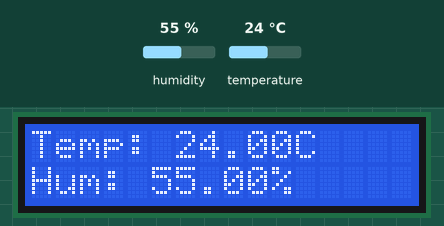
This sketch was run on a simulated ESP32. On the bench: 16×2 character LCD. The test bench sets the inputs (shaded band); at power-on: humidity 55 %, temperature 24 °C. WiFi joins after 1.5 s; servers stay silent unless stated; not simulated (calls return 0 or success): secret.h; what the sketch prints to the serial monitor is not drawn.

Above: at 4.3 s.
4.4 s: humidity set to 22 %
At 6.2 s:
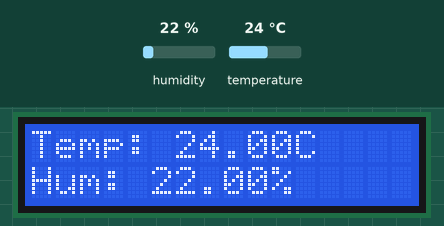
7.4 s: temperature set to 12 °C
At 8.4 s:
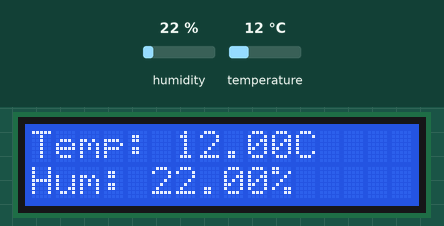
10.4 s: humidity set to 40 %
At 13.0 s:
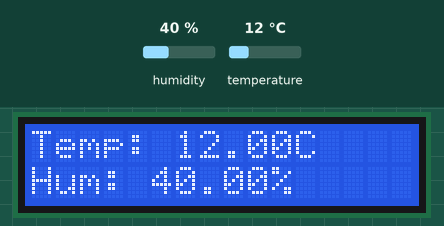
13.4 s: temperature set to 19 °C
At 15.3 s:
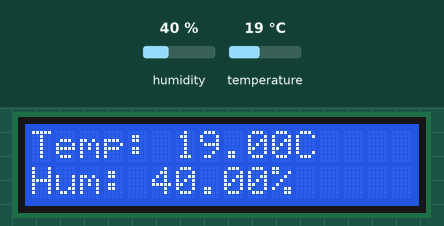
Timing chart, 0 to 16.8 s (numbered marks = the images above; inputs shaded):
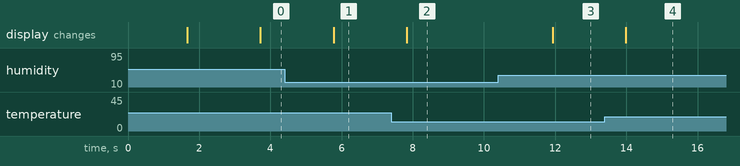

The sketch:

DHT11.ino
```cpp
#include "DHT.h"
#include "WiFi.h"
#include "WebServer.h"
#include "secret.h"
#include <Wire.h>
#include <LiquidCrystal_I2C.h>


#define DHTPIN 4
#define DHTTYPE DHT11


// Set the LCD address to 0x27 ( found after running a ___ test ) for a 16 chars and 2 line display
LiquidCrystal_I2C lcd(0x27, 16, 2);

const char* ssid = WIFI_SSID;
const char* password = PASSWORD;


DHT dht(DHTPIN, DHTTYPE);
//listening from port 80
WebServer server(80);

/*
I will use an unsigned bit range since later
on in the code when adding the millis()
function the number it returns only goes
up. Therefore if we were to add a signed
bit then the range would be only from -2.1
billion to +2.1 billion meaning after around
24 days of runtime the comparision logic
would break. So by adding a unsigned bit, the
value is never negative, so our range would
be from 0 to about 4.29 billion; therefore
getting us 49 days of runtime before the
comparasion logic breaks.
*/

unsigned long lastreading = 0;


void setup() {
  // put your setup code here, to run once:
Serial.begin(115200);
WiFi.begin(ssid, password);

Serial.print("Connecting to wifi");

while(WiFi.status() != WL_CONNECTED){
  Serial.print(". ");
  delay(200);
}

Serial.println();
Serial.print("Wifi Connected to: ");
Serial.println(WiFi.localIP());
Serial.println();


Serial.println("Testing DHT Board");
Serial.println();
dht.begin();

Wire.begin(21,22);

// initialize the LCD and printing to test the lcd
	lcd.init();
  lcd.backlight();

}

void loop() {
  delay(2000);

  float getHumidityNum = dht.readHumidity();
  float getTempNum = dht.readTemperature();
  if(isnan(getHumidityNum) || isnan(getTempNum)){
    Serial.println("Failed, please check your connections");
  }
  else{
    Serial.print("Temp is ");
    Serial.print(getTempNum);
    lcd.setCursor(0,0);
    lcd.print("Temp: ");
    lcd.print(getTempNum);
    lcd.print("C   ");  // reason for spaces is so they overwrite any leftover digits

    lcd.setCursor(0, 1);
    lcd.print("Hum: ");
    lcd.print(getHumidityNum);
    lcd.print("%     ");

    Serial.print(" | Humidity is ");
    Serial.println(getHumidityNum);
  }
  // put your main code here, to run repeatedly:

}
```

Measured:
- after the input at 4.4 s, the display: changes after 1.4 s (image 1)
- after the input at 7.4 s, the display: changes after 0.43 s (image 2)
- after the input at 10.4 s, the display: changes after 1.5 s (image 3)
- after the input at 13.4 s, the display: changes after 0.59 s (image 4)
